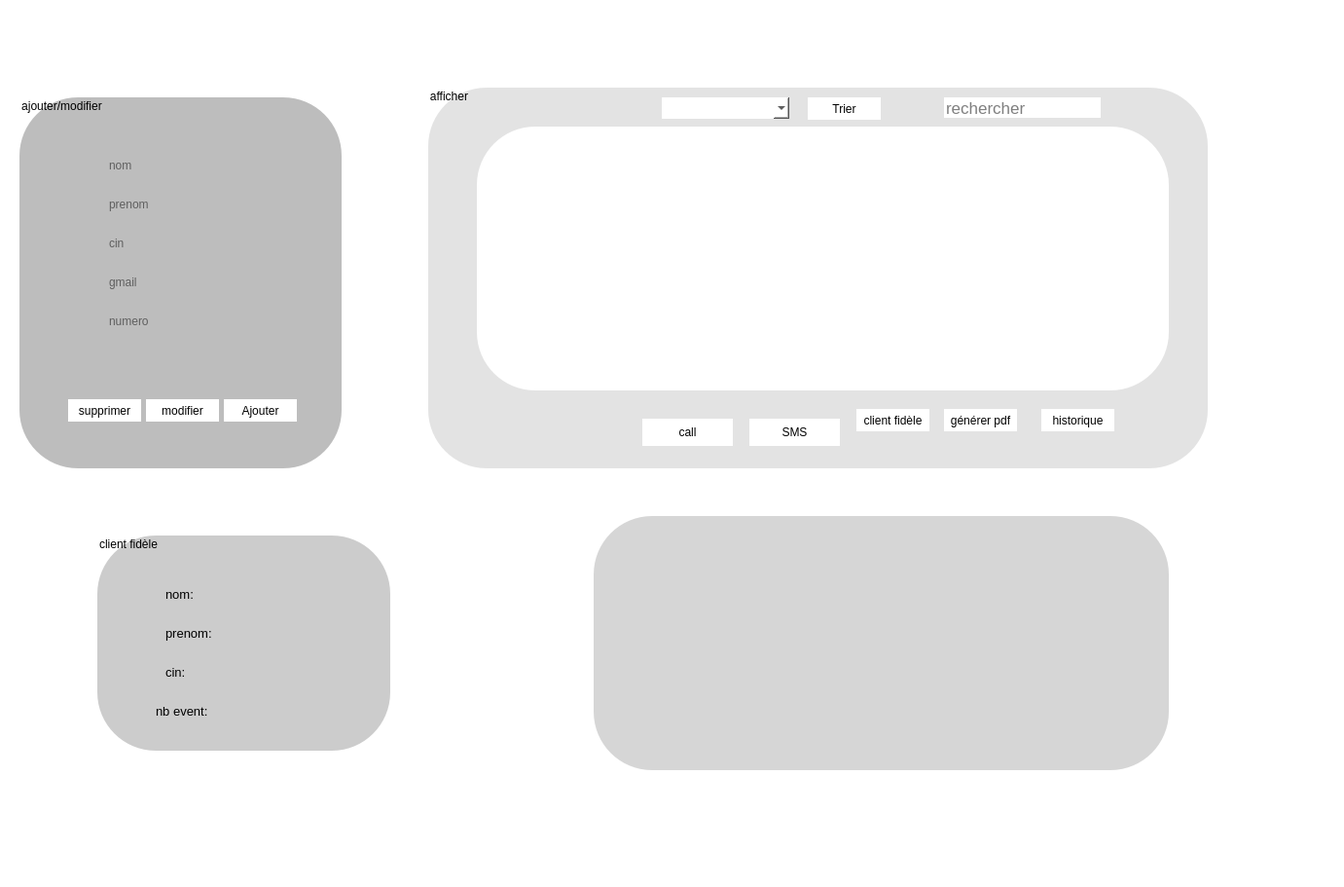
  <widget class="QGroupBox" name="tab_client">
   <property name="geometry">
    <rect>
     <x>210</x>
     <y>-10</y>
     <width>1381</width>
     <height>911</height>
    </rect>
   </property>
   <property name="styleSheet">
    <string notr="true">border-radius:60px;
background-color: rgb(255, 255, 255);
</string>
   </property>
   <property name="title">
    <string/>
   </property>
   <widget class="QGroupBox" name="groupBox_6">
    <property name="geometry">
     <rect>
      <x>20</x>
      <y>100</y>
      <width>331</width>
      <height>381</height>
     </rect>
    </property>
    <property name="styleSheet">
     <string notr="true">background-color: rgb(189, 189, 189);</string>
    </property>
    <property name="title">
     <string>ajouter/modifier</string>
    </property>
    <widget class="QLineEdit" name="lineEdit_Nom">
     <property name="geometry">
      <rect>
       <x>90</x>
       <y>60</y>
       <width>113</width>
       <height>20</height>
      </rect>
     </property>
     <property name="placeholderText">
      <string>nom</string>
     </property>
    </widget>
    <widget class="QLineEdit" name="lineEdit_Prenom">
     <property name="geometry">
      <rect>
       <x>90</x>
       <y>100</y>
       <width>113</width>
       <height>20</height>
      </rect>
     </property>
     <property name="placeholderText">
      <string>prenom</string>
     </property>
    </widget>
    <widget class="QLineEdit" name="lineEdit_cin">
     <property name="geometry">
      <rect>
       <x>90</x>
       <y>140</y>
       <width>113</width>
       <height>20</height>
      </rect>
     </property>
     <property name="placeholderText">
      <string>cin</string>
     </property>
    </widget>
    <widget class="QLineEdit" name="lineEdit_Numero">
     <property name="geometry">
      <rect>
       <x>90</x>
       <y>220</y>
       <width>113</width>
       <height>20</height>
      </rect>
     </property>
     <property name="placeholderText">
      <string>numero</string>
     </property>
    </widget>
    <widget class="QLineEdit" name="lineEdit_Gmail">
     <property name="geometry">
      <rect>
       <x>90</x>
       <y>180</y>
       <width>113</width>
       <height>20</height>
      </rect>
     </property>
     <property name="placeholderText">
      <string>gmail</string>
     </property>
    </widget>
    <widget class="QPushButton" name="clientadd">
     <property name="geometry">
      <rect>
       <x>210</x>
       <y>310</y>
       <width>75</width>
       <height>23</height>
      </rect>
     </property>
     <property name="styleSheet">
      <string notr="true">background-color: rgb(255, 255, 255);</string>
     </property>
     <property name="text">
      <string>Ajouter</string>
     </property>
    </widget>
    <widget class="QPushButton" name="pushButton_3">
     <property name="geometry">
      <rect>
       <x>130</x>
       <y>310</y>
       <width>75</width>
       <height>23</height>
      </rect>
     </property>
     <property name="styleSheet">
      <string notr="true">background-color: rgb(255, 255, 255);</string>
     </property>
     <property name="text">
      <string>modifier</string>
     </property>
    </widget>
    <widget class="QPushButton" name="pushButton_2">
     <property name="geometry">
      <rect>
       <x>50</x>
       <y>310</y>
       <width>75</width>
       <height>23</height>
      </rect>
     </property>
     <property name="styleSheet">
      <string notr="true">background-color: rgb(255, 255, 255);</string>
     </property>
     <property name="text">
      <string>supprimer</string>
     </property>
    </widget>
   </widget>
   <widget class="QGroupBox" name="groupBox_7">
    <property name="geometry">
     <rect>
      <x>440</x>
      <y>90</y>
      <width>801</width>
      <height>391</height>
     </rect>
    </property>
    <property name="styleSheet">
     <string notr="true">background-color: rgb(227, 227, 227);</string>
    </property>
    <property name="title">
     <string>afficher</string>
    </property>
    <widget class="QTableView" name="tableView_2">
     <property name="geometry">
      <rect>
       <x>50</x>
       <y>40</y>
       <width>711</width>
       <height>271</height>
      </rect>
     </property>
     <property name="styleSheet">
      <string notr="true">background-color: rgb(255, 255, 255);</string>
     </property>
    </widget>
    <widget class="QLineEdit" name="rechercherClient">
     <property name="geometry">
      <rect>
       <x>530</x>
       <y>10</y>
       <width>161</width>
       <height>21</height>
      </rect>
     </property>
     <property name="font">
      <font>
       <pointsize>13</pointsize>
      </font>
     </property>
     <property name="styleSheet">
      <string notr="true">background-color: rgb(255, 255, 255);</string>
     </property>
     <property name="placeholderText">
      <string>rechercher</string>
     </property>
    </widget>
    <widget class="QPushButton" name="trierClientBtn">
     <property name="geometry">
      <rect>
       <x>390</x>
       <y>10</y>
       <width>75</width>
       <height>23</height>
      </rect>
     </property>
     <property name="styleSheet">
      <string notr="true">background-color: rgb(255, 255, 255);</string>
     </property>
     <property name="text">
      <string>Trier</string>
     </property>
    </widget>
    <widget class="QComboBox" name="clientComboBox">
     <property name="geometry">
      <rect>
       <x>240</x>
       <y>10</y>
       <width>131</width>
       <height>22</height>
      </rect>
     </property>
     <property name="styleSheet">
      <string notr="true">background-color: rgb(255, 255, 255);</string>
     </property>
    </widget>
    <widget class="QPushButton" name="historiqueClient">
     <property name="geometry">
      <rect>
       <x>630</x>
       <y>330</y>
       <width>75</width>
       <height>23</height>
      </rect>
     </property>
     <property name="styleSheet">
      <string notr="true">background-color: rgb(255, 255, 255);</string>
     </property>
     <property name="text">
      <string>historique</string>
     </property>
    </widget>
    <widget class="QPushButton" name="pdfClient">
     <property name="geometry">
      <rect>
       <x>530</x>
       <y>330</y>
       <width>75</width>
       <height>23</height>
      </rect>
     </property>
     <property name="styleSheet">
      <string notr="true">background-color :rgb(255, 255, 255)</string>
     </property>
     <property name="text">
      <string>générer pdf</string>
     </property>
    </widget>
    <widget class="QPushButton" name="clientFidele">
     <property name="geometry">
      <rect>
       <x>440</x>
       <y>330</y>
       <width>75</width>
       <height>23</height>
      </rect>
     </property>
     <property name="styleSheet">
      <string notr="true">background-color: rgb(255, 255, 255);</string>
     </property>
     <property name="text">
      <string>client fidèle</string>
     </property>
    </widget>
    <widget class="QPushButton" name="pushButton">
     <property name="geometry">
      <rect>
       <x>220</x>
       <y>340</y>
       <width>93</width>
       <height>28</height>
      </rect>
     </property>
     <property name="styleSheet">
      <string notr="true">background-color: rgb(255, 255, 255);</string>
     </property>
     <property name="text">
      <string>call</string>
     </property>
    </widget>
    <widget class="QLabel" name="numlabel">
     <property name="geometry">
      <rect>
       <x>80</x>
       <y>345</y>
       <width>131</width>
       <height>21</height>
      </rect>
     </property>
     <property name="text">
      <string/>
     </property>
    </widget>
    <widget class="QPushButton" name="pushButton_4">
     <property name="geometry">
      <rect>
       <x>330</x>
       <y>340</y>
       <width>93</width>
       <height>28</height>
      </rect>
     </property>
     <property name="styleSheet">
      <string notr="true">background-color: rgb(255, 255, 255);</string>
     </property>
     <property name="text">
      <string>SMS</string>
     </property>
    </widget>
   </widget>
   <widget class="QFrame" name="statclient">
    <property name="geometry">
     <rect>
      <x>610</x>
      <y>530</y>
      <width>591</width>
      <height>261</height>
     </rect>
    </property>
    <property name="styleSheet">
     <string notr="true">background-color: rgb(214, 214, 214);</string>
    </property>
    <property name="frameShape">
     <enum>QFrame::StyledPanel</enum>
    </property>
    <property name="frameShadow">
     <enum>QFrame::Raised</enum>
    </property>
   </widget>
   <widget class="QGroupBox" name="groupBox_2">
    <property name="geometry">
     <rect>
      <x>100</x>
      <y>550</y>
      <width>301</width>
      <height>221</height>
     </rect>
    </property>
    <property name="styleSheet">
     <string notr="true">background-color: rgb(204, 204, 204);</string>
    </property>
    <property name="title">
     <string>client fidèle</string>
    </property>
    <widget class="QLabel" name="clientNameLabel">
     <property name="geometry">
      <rect>
       <x>150</x>
       <y>50</y>
       <width>101</width>
       <height>21</height>
      </rect>
     </property>
     <property name="font">
      <font>
       <pointsize>10</pointsize>
      </font>
     </property>
     <property name="text">
      <string/>
     </property>
    </widget>
    <widget class="QLabel" name="label_12">
     <property name="geometry">
      <rect>
       <x>70</x>
       <y>50</y>
       <width>41</width>
       <height>20</height>
      </rect>
     </property>
     <property name="font">
      <font>
       <pointsize>10</pointsize>
      </font>
     </property>
     <property name="text">
      <string>nom:</string>
     </property>
    </widget>
    <widget class="QLabel" name="label_14">
     <property name="geometry">
      <rect>
       <x>70</x>
       <y>90</y>
       <width>61</width>
       <height>20</height>
      </rect>
     </property>
     <property name="font">
      <font>
       <pointsize>10</pointsize>
      </font>
     </property>
     <property name="text">
      <string>prenom:</string>
     </property>
    </widget>
    <widget class="QLabel" name="clientPrenomLabel">
     <property name="geometry">
      <rect>
       <x>150</x>
       <y>90</y>
       <width>101</width>
       <height>21</height>
      </rect>
     </property>
     <property name="font">
      <font>
       <pointsize>10</pointsize>
      </font>
     </property>
     <property name="text">
      <string/>
     </property>
    </widget>
    <widget class="QLabel" name="label_15">
     <property name="geometry">
      <rect>
       <x>70</x>
       <y>130</y>
       <width>41</width>
       <height>21</height>
      </rect>
     </property>
     <property name="font">
      <font>
       <pointsize>10</pointsize>
      </font>
     </property>
     <property name="text">
      <string>cin:</string>
     </property>
    </widget>
    <widget class="QLabel" name="clientCinLabel">
     <property name="geometry">
      <rect>
       <x>150</x>
       <y>130</y>
       <width>81</width>
       <height>21</height>
      </rect>
     </property>
     <property name="font">
      <font>
       <pointsize>10</pointsize>
      </font>
     </property>
     <property name="text">
      <string/>
     </property>
    </widget>
    <widget class="QLabel" name="label_13">
     <property name="geometry">
      <rect>
       <x>60</x>
       <y>170</y>
       <width>71</width>
       <height>21</height>
      </rect>
     </property>
     <property name="font">
      <font>
       <pointsize>10</pointsize>
      </font>
     </property>
     <property name="text">
      <string>nb event: </string>
     </property>
    </widget>
    <widget class="QLabel" name="nbEventLabel">
     <property name="geometry">
      <rect>
       <x>150</x>
       <y>170</y>
       <width>41</width>
       <height>21</height>
      </rect>
     </property>
     <property name="font">
      <font>
       <pointsize>10</pointsize>
      </font>
     </property>
     <property name="text">
      <string/>
     </property>
    </widget>
   </widget>
  </widget>
